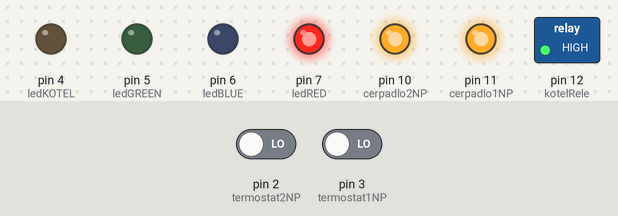
This sketch was run on a simulated Arduino Uno, built with avr-gcc and run on an emulated ATmega328P. On the bench: switched loads named in the sketch (green lamp = pin HIGH), output pins drawn as LEDs (lit = HIGH). The inputs (shaded band) are chosen by the test bench; at power-on: pin 2 (termostat2NP) LOW, pin 3 (termostat1NP) LOW.

Above: at 1.8 s.
1.9 s: pin 2 (termostat2NP) driven HIGH
At 3.6 s:
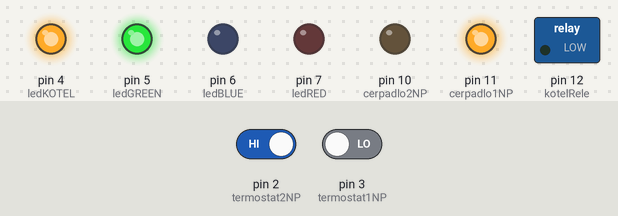
4.8 s: pin 3 (termostat1NP) driven HIGH
At 7.0 s:
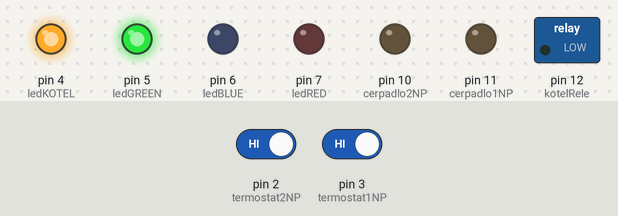
7.7 s: pin 2 (termostat2NP) driven LOW
At 8.2 s:
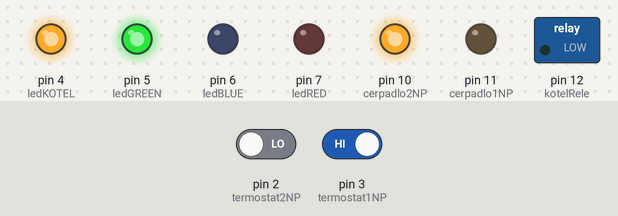
9.3 s: pin 3 (termostat1NP) driven LOW
At 10.9 s:
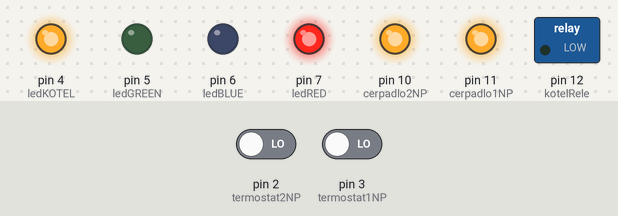
12.3 s: pin 3 (termostat1NP) driven HIGH
At 14.2 s:
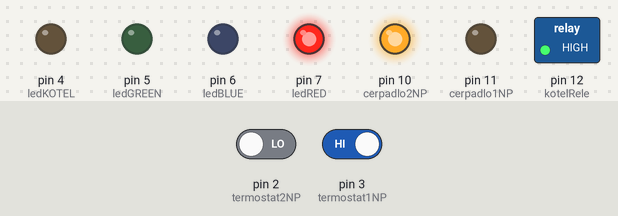
15.3 s: pin 2 (termostat2NP) driven HIGH and pin 3 (termostat1NP) driven LOW
At 15.85 s:
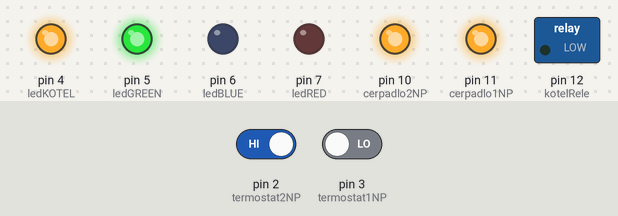
Timing chart, 0 to 18.3 s (numbered marks = the images above; inputs shaded):
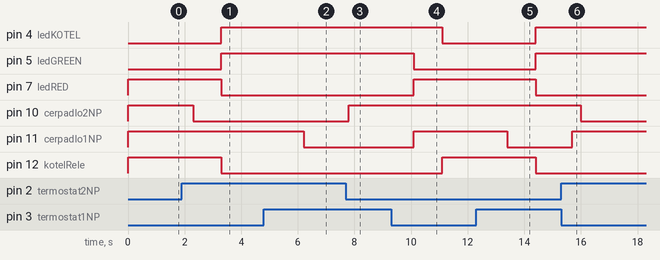

The sketch:

kotel_automatizace.ino
```cpp
// ovladaci piny pro sepinani rele na ovladani kotle a cerpadla - OUTPUT
#define kotelRele 12
#define cerpadlo1NP 11
#define cerpadlo2NP 10

// tlacitka na prepinani mezi modama - INPUT
#define buttonOFF 9
#define buttonONAUTO 8

// ledky ukazujici current mod a kotel
#define ledRED 7
#define ledBLUE 6
#define ledGREEN 5
#define ledKOTEL 4

// detekce rele z termostatu
#define termostat1NP 3
#define termostat2NP 2


// Displej pouziva dva analogovy piny


int statusTermostat1 = 0;
int statusTermostat2 = 0;
// flag na prepinani mezi ON a AUTO modem
int onAutoCounter = 0;
int buttonOFFstate = 0;
int buttonONstate = 0;


void setup() {
  // rele outputs - default set to HIGH = OFF
  pinMode(kotelRele, OUTPUT);
  pinMode(cerpadlo1NP, OUTPUT);
  pinMode(cerpadlo2NP, OUTPUT);
  digitalWrite(kotelRele, HIGH);
  digitalWrite(cerpadlo1NP, HIGH);
  digitalWrite(cerpadlo2NP, HIGH);

  //setup tlacitek
  pinMode(buttonOFF, INPUT);
  pinMode(buttonONAUTO, INPUT);


  // setup ledek, default RED ON other OFF
  pinMode(ledRED, OUTPUT);
  pinMode(ledBLUE, OUTPUT);
  pinMode(ledGREEN, OUTPUT);
  pinMode(ledKOTEL, OUTPUT);
  digitalWrite(ledRED, HIGH);
  digitalWrite(ledBLUE, LOW);
  digitalWrite(ledGREEN, LOW);
  digitalWrite(ledKOTEL, LOW);

  pinMode(termostat1NP, INPUT);
  pinMode(termostat2NP, INPUT);

}

// the loop function runs over and over again forever
void loop() {
    if(digitalRead(termostat1NP) == HIGH){
      delay(300);
      digitalWrite(cerpadlo1NP, LOW);
    }
    else{
      digitalWrite(cerpadlo1NP, HIGH);
    }

    if(digitalRead(termostat2NP) == HIGH){
      delay(300);
      digitalWrite(cerpadlo2NP, LOW);
    }
    else{
      digitalWrite(cerpadlo2NP, HIGH);
    }

  // pokud je zapnutý kotel kontrolka svítí
  if(digitalRead(termostat1NP) == HIGH || digitalRead(termostat2NP) == HIGH){

    delay(1000);
    digitalWrite(kotelRele, LOW);
    digitalWrite(ledKOTEL, HIGH);
    digitalWrite(ledGREEN, HIGH);
    digitalWrite(ledRED, LOW);

  }
  else{
    digitalWrite(ledRED, HIGH);
    digitalWrite(ledGREEN, LOW);
    delay(1000);
    digitalWrite(kotelRele, HIGH);
    digitalWrite(ledKOTEL, LOW);


  }
}
```

Measured:
- after the input at 1.9 s, pin 4 (ledKOTEL), pin 5 (ledGREEN): LOW → HIGH after 1.4 s; pin 7 (ledRED), pin 12 (kotelRele): HIGH → LOW after 1.4 s; pin 10 (cerpadlo2NP): HIGH → LOW after 0.40 s
- after the input at 4.8 s, pin 11 (cerpadlo1NP): HIGH → LOW after 1.4 s
- after the input at 7.7 s, pin 10 (cerpadlo2NP): LOW → HIGH after 0.10 s
- after the input at 9.3 s, pin 4 (ledKOTEL): HIGH → LOW after 1.8 s; pin 5 (ledGREEN): HIGH → LOW after 0.80 s; pin 7 (ledRED), pin 11 (cerpadlo1NP): LOW → HIGH after 0.80 s; pin 12 (kotelRele): LOW → HIGH after 1.8 s
- after the input at 12.3 s, pin 4 (ledKOTEL), pin 5 (ledGREEN): LOW → HIGH after 2.1 s; pin 7 (ledRED), pin 12 (kotelRele): HIGH → LOW after 2.1 s; pin 11 (cerpadlo1NP): HIGH → LOW after 1.1 s
- after the input at 15.3 s, pin 10 (cerpadlo2NP): HIGH → LOW after 0.70 s; pin 11 (cerpadlo1NP): LOW → HIGH after 0.40 s
